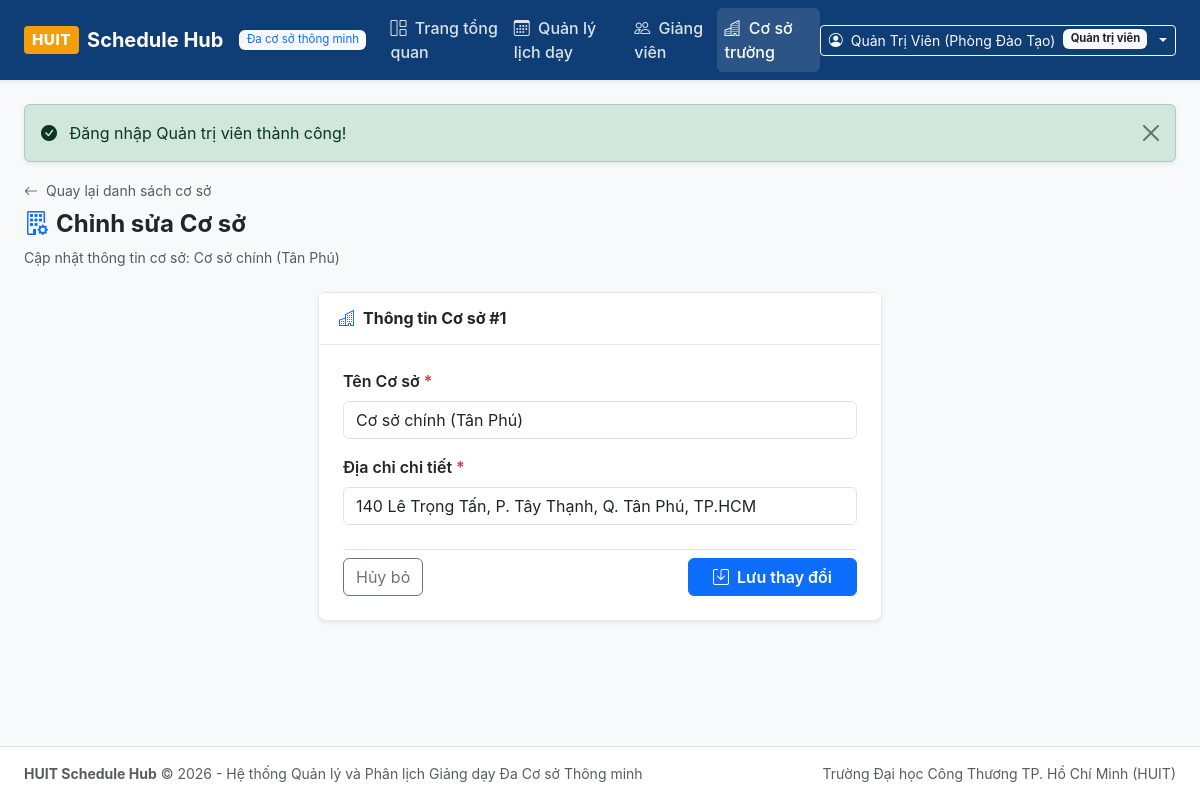
Page /?action=branch_edit&id=1 (signed in) on the committed database.
### tables this page shows
CREATE TABLE `branches` (
  `id` int NOT NULL AUTO_INCREMENT,
  `branch_name` varchar(255) NOT NULL,
  `address` varchar(255) NOT NULL,
  `created_at` timestamp NULL DEFAULT CURRENT_TIMESTAMP,
  PRIMARY KEY (`id`)
);

### src/Controllers/BranchController.php (called while the page is built, shortened)
<?php
class BranchController {
    public function edit(): void {
        $id = (int)($_GET['id'] ?? 0);
        $branch = Branch::find($id);
        require_once __DIR__ . '/../../views/branches/edit.php';
    }
}

### src/Models/Branch.php (called while the page is built, shortened)
<?php
class Branch {
    public static function find(int $id): ?array {
        $pdo = Database::getConnection();
        $stmt = $pdo->prepare("SELECT * FROM branches WHERE id = :id LIMIT 1");
        $stmt->execute(['id' => $id]);
        $row = $stmt->fetch();
        return $row ?: null;
    }
}

### views/branches/edit.php (the view, shortened to what this page needs)
<?php
require_once __DIR__ . '/../layouts/header.php';
?>
<div class="mb-4">
    <a href="?action=branches" class="text-decoration-none text-muted small">
        <i class="bi bi-arrow-left me-1"></i> Quay lại danh sách cơ sở
    </a>
    <h4 class="fw-bold mt-2 text-dark">
        <i class="bi bi-building-gear text-primary me-2"></i>Chỉnh sửa Cơ sở
    </h4>
    <p class="text-muted small mb-0">Cập nhật thông tin cơ sở: <?= htmlspecialchars($branch['branch_name']) ?></p>
</div>
<div class="row justify-content-center">
    <div class="col-lg-6">
        <div class="card shadow-sm">
            <div class="card-header bg-white fw-bold">
                <i class="bi bi-buildings me-2 text-primary"></i>Thông tin Cơ sở #<?= $branch['id'] ?>
            </div>
            <div class="card-body p-4">
                <form action="?action=branch_update" method="POST">
                    <div class="mb-3">
                        <label class="form-label fw-semibold text-dark">Tên Cơ sở <span class="text-danger">*</span></label>
                        <input type="text" name="branch_name" class="form-control" value="<?= htmlspecialchars($branch['branch_name']) ?>" required>
                    </div>
                    <div class="mb-4">
                        <label class="form-label fw-semibold text-dark">Địa chỉ chi tiết <span class="text-danger">*</span></label>
                        <input type="text" name="address" class="form-control" value="<?= htmlspecialchars($branch['address']) ?>" required>
                    </div>
                    <div class="d-flex justify-content-between align-items-center pt-2 border-top">
                        <a href="?action=branches" class="btn btn-outline-secondary">Hủy bỏ</a>
                        <button type="submit" class="btn btn-primary px-4 fw-semibold">
                            <i class="bi bi-save me-1"></i> Lưu thay đổi
                        </button>
                    </div>
                </form>
            </div>
        </div>
    </div>
</div>
<?php require_once __DIR__ . '/../layouts/footer.php'; ?>

### public/css/style.css (style rules this page uses)
:root { --huit-primary: #0f3d75; --huit-primary-hover: #0b2e59; --huit-accent: #0284c7; --huit-bg: #f8fafc; --huit-card-bg: #ffffff; --huit-border: #e2e8f0; --huit-text-main: #1e293b; --huit-text-muted: #64748b; }
body { background-color: var(--huit-bg); color: var(--huit-text-main); font-family: -apple-system, BlinkMacSystemFont, "Segoe UI", Roboto, "Helvetica Neue", Arial, sans-serif; min-height: 100vh; display: flex; flex-direction: column; }
.card { background-color: var(--huit-card-bg); border: 1px solid var(--huit-border); border-radius: 8px; box-shadow: 0 1px 3px rgba(0, 0, 0, 0.04); }
.card-header { background-color: #ffffff; border-bottom: 1px solid var(--huit-border); padding: 0.85rem 1.25rem; font-weight: 600; }

### rows in the picture
branches: branch_name "Cơ sở chính (Tân Phú)", id "1", address "140 Lê Trọng Tấn, P. Tây Thạnh, Q. Tân Phú, TP.HCM"

### other values in the picture
$currentUser['name'] "Quản Trị Viên (Phòng Đào Tạo)"
$_SESSION['flash_success'] "Đăng nhập Quản trị viên thành công!"
